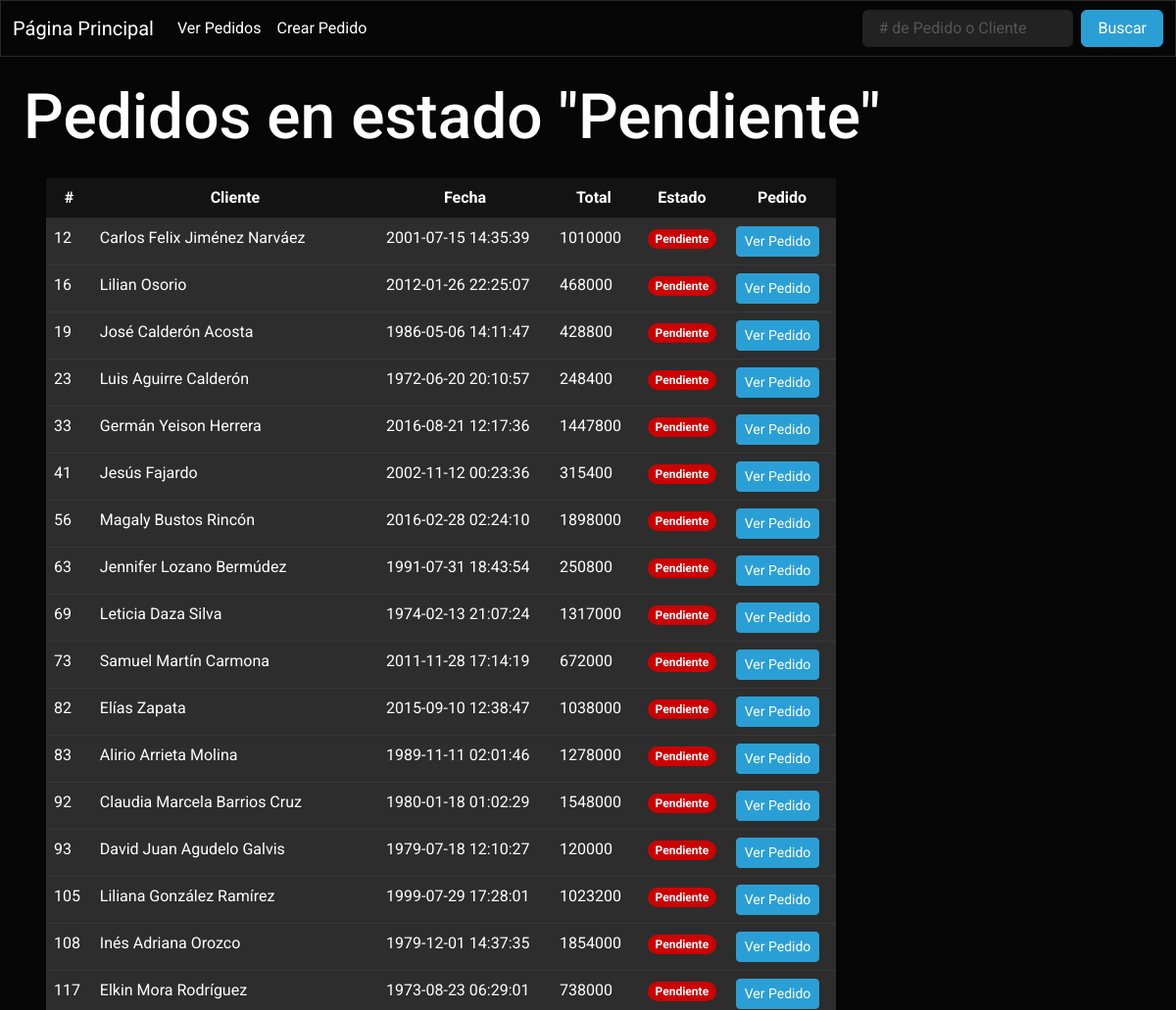
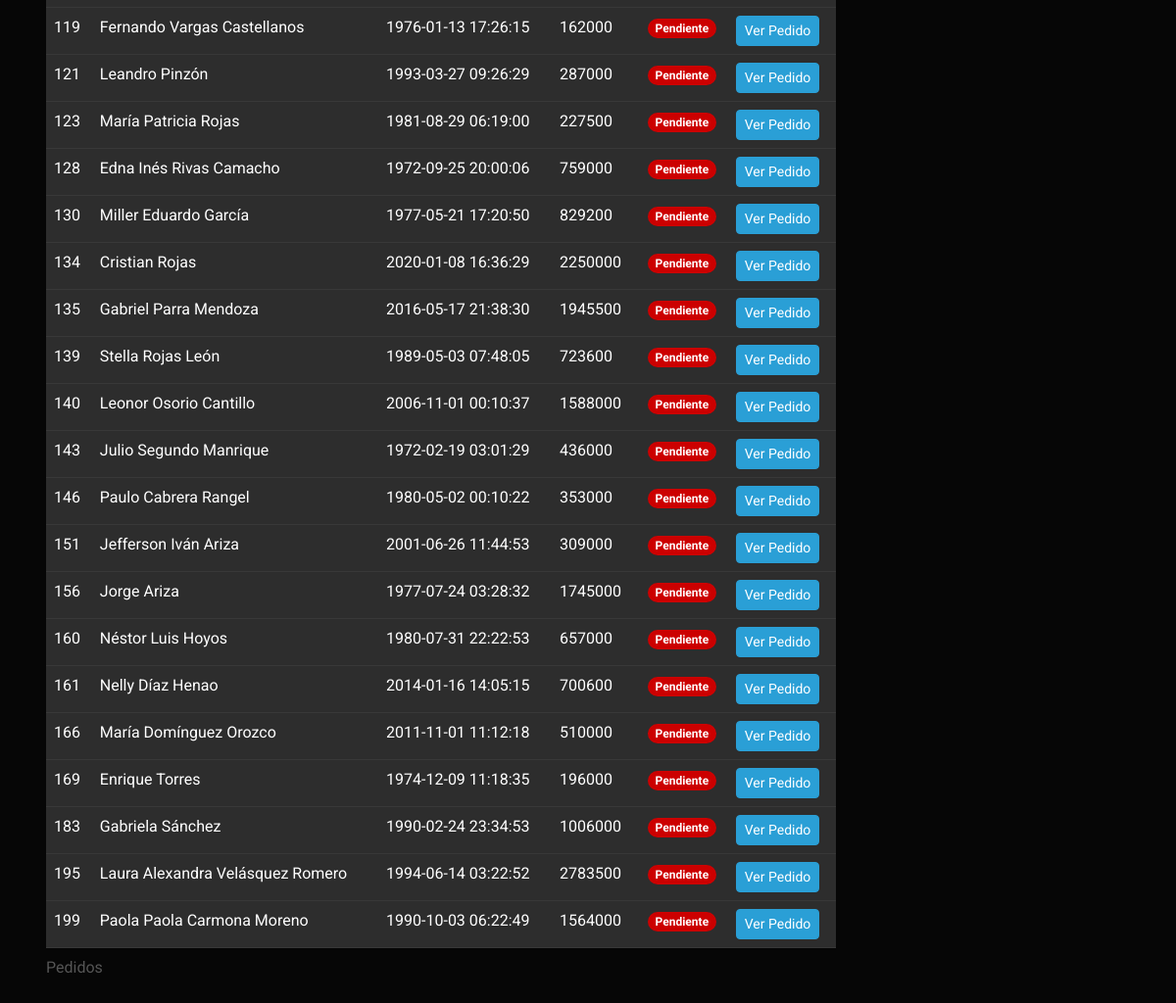
Screenshot of /estado/Pendiente with the database file from the repository (2 pictures, top to bottom).
### tables this page shows
CREATE TABLE "Pedidos" (
	"id"	INTEGER NOT NULL UNIQUE,
	"cliente"	TEXT NOT NULL,
	"fecha"	TEXT NOT NULL,
	"total"	NUMERIC NOT NULL DEFAULT 0,
	"estado"	TEXT NOT NULL DEFAULT 'Pendiente',
	"comentarios"	TEXT,
	PRIMARY KEY("id" AUTOINCREMENT)
);

### app.py (the view)
@app.route('/estado/<estado>') # Ruta que muestra todos los pedidos que se encuentran en un estado indicado.
def verEstado(estado):
    query = f'SELECT * FROM Pedidos WHERE estado = "{estado}"' # Solicitud a realizar.
    pedidos = consultarQuery(query) # Ejecutar una solicitud SQL, guardar el resultado en una variable.
    if pedidos: # Sí la consulta arroja resultados.
        datos = { # Datos a mostrar en la página.
            'pestaña': f'Estado "{estado}"',
            'titulo': f'Pedidos en estado "{estado}"',
            'pedidos': consultarQuery(query)
            }
        return render_template('pedidos.html', datos=datos) # Devuelve la plantilla html y una variable con los pedidos.
    else: # Sí la consulta no arroja resultados.
        flash(['No se han encontrado pedidos con el estado ', f'{estado}'], 'Rojo') # Se envía un mensaje, la categoría del mensaje y un dato a la próxima página en mostrarse.
        return redirect(url_for('index')) # Se redirige al usuario a la ruta '/'.

### app.py (called while the page is built)
def crearCursor(database): # Genera un objeto cursor a traves de una base de datos.
    conn = None
    try: # Intenta conectarse a la base de datos.
        conn = sql.connect(database) # Establece conexión con la base de datos, y en caso de no existir, la crea.
    except sql.Error as error: # En caso de no lograr conectar a la DB mostrará el error por pantalla.
        print(error)
    finally: # En caso de lograr conectar, generará el objeto cursor y lo devolverá a traves de return.
        if conn:
            cursor = conn.cursor()
            return cursor, conn # Devuelve el objeto cursor y el objeto conn para cerrar la conexión a la base de datos al final.

def consultarQuery(query): # Función que realiza una consulta tomando como argumento una query SQL.
    cursor, conn = crearCursor(database) # Creando cursor y conexión con la base de datos.
    cursor.execute(query) # Ejecutar una solicitud con el cursor.
    respuesta = cursor.fetchall() # Se vuelcan los datos en una variable.
    conn.commit() # Aplicar cambios.
    conn.close() # Cerrar conexión.
    return respuesta # Se devuelven los datos recolectados.

### templates/pedidos.html (shortened to what this page needs)
{% extends "navbar.html" %}
{% block content %}
<div id="pagina">
    <h1>{{ datos['titulo'] }}</h1>
    <table class="table table-hover" id="tabla">
        <caption>Pedidos</caption>
        <thead>
            <tr>
                <th scope="col" class="text-center">#</th>
                <th scope="col" class="text-center">Cliente</th>
                <th scope="col" class="text-center">Fecha</th>
                <th scope="col" class="text-center">Total</th>
                <th scope="col" class="text-center">Estado</th>
                <th scope="col" class="text-center">Pedido</th>
            </tr>
        </thead>
        <tbody>
            {% for pedido in datos['pedidos'] %}
            <tr class="table-light">
                <td>{{ pedido[0] }}</td>
                <td>{{ pedido[1] }}</td>
                <td>{{ pedido[2] }}</td>
                <td>{{ pedido[3] }}</td>
                {% if pedido[4] == 'Pendiente': %}
                <td class="text-center"><span class="badge rounded-pill bg-danger">{{ pedido[4] }}</span></td>
                {% elif pedido[4] == 'En Producción': %}
                <td class="text-center"><span class="badge rounded-pill bg-warning">{{ pedido[4] }}</span></td>
                {% elif pedido[4] == 'Terminado': %}
                <td class="text-center"><span class="badge rounded-pill bg-primary">{{ pedido[4] }}</span></td>
                {% elif pedido[4] == 'Entregado': %}
                <td class="text-center"><span class="badge rounded-pill bg-success">{{ pedido[4] }}</span></td>
                {% else: %}
                <td class="text-center"><span class="badge rounded-pill bg-dark">{{ pedido[4] }}</span></td>
                {% endif %}
                <td><a href="{{url_for('verPedido', id=pedido[0])}}" class="btn btn-primary btn-sm">Ver Pedido</a></td>
            </tr>
            {% endfor %}
        </tbody>
    </table>
</div>
{% endblock %}

### static/css/main.css (style rules this page uses)
body { font-family: system-ui, -apple-system, BlinkMacSystemFont, 'Segoe UI', Roboto, Oxygen, Ubuntu, Cantarell, 'Open Sans', 'Helvetica Neue', sans-serif; background-color: black; color: white; }
a { text-decoration: none !important; }
#pagina { margin: 2%; }
#tabla { margin: 2%; max-width: 70%; }

### rows the page displays
Pedidos: id "12", cliente "Carlos Felix Jiménez Narváez", fecha "2001-07-15 14:35:39", total "1010000", estado "Pendiente"
Pedidos: id "16", cliente "Lilian Osorio", fecha "2012-01-26 22:25:07", total "468000", estado "Pendiente"
Pedidos: id "19", cliente "José Calderón Acosta", fecha "1986-05-06 14:11:47", total "428800", estado "Pendiente"
Pedidos: id "23", cliente "Luis Aguirre Calderón", fecha "1972-06-20 20:10:57", total "248400", estado "Pendiente"
Pedidos: id "33", cliente "Germán Yeison Herrera", fecha "2016-08-21 12:17:36", total "1447800", estado "Pendiente"
Pedidos: id "41", cliente "Jesús Fajardo", fecha "2002-11-12 00:23:36", total "315400", estado "Pendiente"
Pedidos: id "56", cliente "Magaly Bustos Rincón", fecha "2016-02-28 02:24:10", total "1898000", estado "Pendiente"
Pedidos: id "63", cliente "Jennifer Lozano Bermúdez", fecha "1991-07-31 18:43:54", total "250800", estado "Pendiente"
Pedidos: id "69", cliente "Leticia Daza Silva", fecha "1974-02-13 21:07:24", total "1317000", estado "Pendiente"
Pedidos: id "73", cliente "Samuel Martín Carmona", fecha "2011-11-28 17:14:19", total "672000", estado "Pendiente"
Pedidos: id "82", cliente "Elías Zapata", fecha "2015-09-10 12:38:47", total "1038000", estado "Pendiente"
Pedidos: id "83", cliente "Alirio Arrieta Molina", fecha "1989-11-11 02:01:46", total "1278000", estado "Pendiente"
Pedidos: id "92", cliente "Claudia Marcela Barrios Cruz", fecha "1980-01-18 01:02:29", total "1548000", estado "Pendiente"
Pedidos: id "93", cliente "David Juan Agudelo Galvis", fecha "1979-07-18 12:10:27", total "120000", estado "Pendiente"
Pedidos: id "105", cliente "Liliana González Ramírez", fecha "1999-07-29 17:28:01", total "1023200", estado "Pendiente"
Pedidos: id "108", cliente "Inés Adriana Orozco", fecha "1979-12-01 14:37:35", total "1854000", estado "Pendiente"
Pedidos: id "117", cliente "Elkin Mora Rodríguez", fecha "1973-08-23 06:29:01", total "738000", estado "Pendiente"
Pedidos: id "119", cliente "Fernando Vargas Castellanos", fecha "1976-01-13 17:26:15", total "162000", estado "Pendiente"
Pedidos: id "121", cliente "Leandro Pinzón", fecha "1993-03-27 09:26:29", total "287000", estado "Pendiente"
Pedidos: id "123", cliente "María Patricia Rojas", fecha "1981-08-29 06:19:00", total "227500", estado "Pendiente"
Pedidos: id "128", cliente "Edna Inés Rivas Camacho", fecha "1972-09-25 20:00:06", total "759000", estado "Pendiente"
Pedidos: id "130", cliente "Miller Eduardo García", fecha "1977-05-21 17:20:50", total "829200", estado "Pendiente"
Pedidos: id "134", cliente "Cristian Rojas", fecha "2020-01-08 16:36:29", total "2250000", estado "Pendiente"
Pedidos: id "135", cliente "Gabriel Parra Mendoza", fecha "2016-05-17 21:38:30", total "1945500", estado "Pendiente"
Pedidos: id "139", cliente "Stella Rojas León", fecha "1989-05-03 07:48:05", total "723600", estado "Pendiente"
Pedidos: id "140", cliente "Leonor Osorio Cantillo", fecha "2006-11-01 00:10:37", total "1588000", estado "Pendiente"
Pedidos: id "143", cliente "Julio Segundo Manrique", fecha "1972-02-19 03:01:29", total "436000", estado "Pendiente"
Pedidos: id "146", cliente "Paulo Cabrera Rangel", fecha "1980-05-02 00:10:22", total "353000", estado "Pendiente"
Pedidos: id "151", cliente "Jefferson Iván Ariza", fecha "2001-06-26 11:44:53", total "309000", estado "Pendiente"
Pedidos: id "156", cliente "Jorge Ariza", fecha "1977-07-24 03:28:32", total "1745000", estado "Pendiente"
Pedidos: id "160", cliente "Néstor Luis Hoyos", fecha "1980-07-31 22:22:53", total "657000", estado "Pendiente"
Pedidos: id "161", cliente "Nelly Díaz Henao", fecha "2014-01-16 14:05:15", total "700600", estado "Pendiente"
Pedidos: id "166", cliente "María Domínguez Orozco", fecha "2011-11-01 11:12:18", total "510000", estado "Pendiente"
Pedidos: id "169", cliente "Enrique Torres", fecha "1974-12-09 11:18:35", total "196000", estado "Pendiente"
Pedidos: id "183", cliente "Gabriela Sánchez", fecha "1990-02-24 23:34:53", total "1006000", estado "Pendiente"
Pedidos: id "195", cliente "Laura Alexandra Velásquez Romero", fecha "1994-06-14 03:22:52", total "2783500", estado "Pendiente"
Pedidos: id "199", cliente "Paola Paola Carmona Moreno", fecha "1990-10-03 06:22:49", total "1564000", estado "Pendiente"

### other values shown
{{ datos['titulo'] }} "Pedidos en estado \"Pendiente\""
